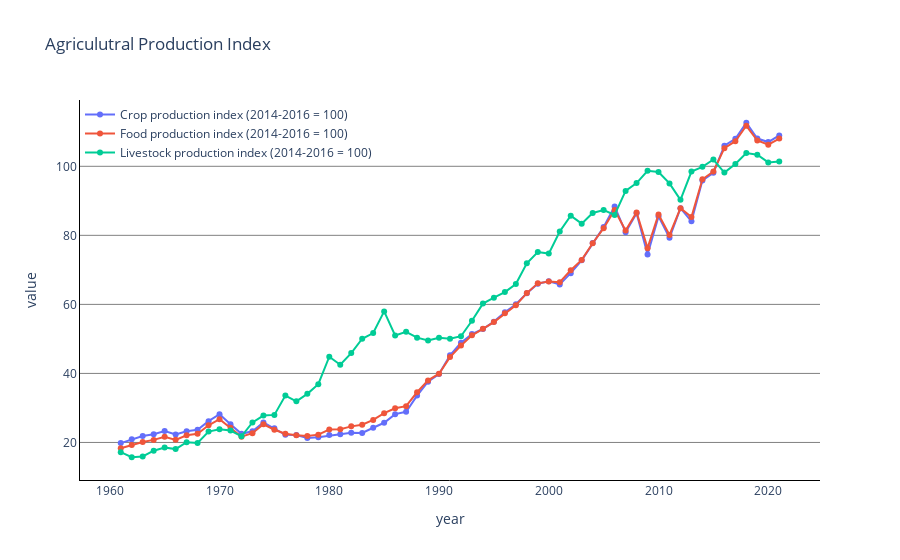

The cell this chart's notebook holds for it:
### Code cell
fig = compare_indicator_line('Crop production index (2014-2016 = 100)',
       'Food production index (2014-2016 = 100)','Livestock production index (2014-2016 = 100)',title = 'Agriculutral Production Index')
fig.update_layout(
    legend=dict(x=0, y=1.0) 
)
